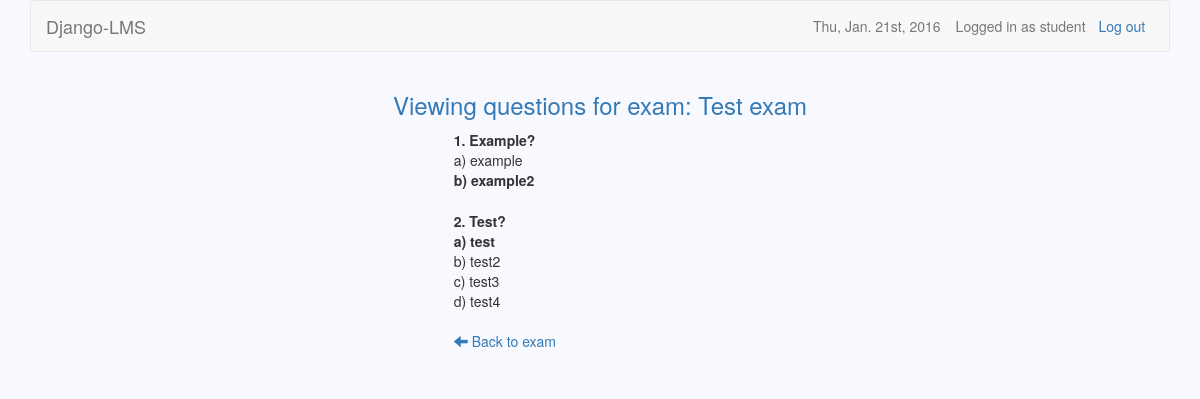
The page /courses/1/exams/1/questions/s (signed in) on the database its author committed.
### users/models.py (models this page shows)
class User(AbstractUser):
    is_teacher = models.BooleanField(default=False)
    created = models.DateTimeField(auto_now_add=True)

### exams/models.py (models this page shows, shortened)
class Exam(models.Model):
    owner = models.CharField(max_length=30)
    name = models.CharField(max_length=30)
    description = models.TextField(blank=True)
    created = models.DateTimeField(auto_now_add=True)
    updated = models.DateTimeField(auto_now=True)
    password = models.CharField(max_length=10, blank=True)
    time_limit = models.TimeField()
    active_from = models.DateTimeField()
    active_to = models.DateTimeField()
    course = models.ForeignKey(Course)
    category = models.CharField(max_length=30)
    question_count = models.IntegerField()
    questions = models.ManyToManyField(Question, blank=True,
        through='ExamQuestion')

class ExamQuestion(models.Model):
    question = models.ForeignKey(Question)
    exam = models.ForeignKey(Exam)

### questions/models.py (models this page shows, shortened)
class Question(models.Model):
    owner = models.CharField(max_length=30)
    name = models.CharField(max_length=30)
    category = models.CharField(max_length=30)
    question_text = models.TextField()
    course = models.ForeignKey(Course)

class Choice(models.Model):
    choice_text = models.CharField(max_length=30)
    correct = models.BooleanField(default=False)
    question = models.ForeignKey(Question)

### exams/views.py (the view)
# urls.py: url(r'^(?P<exam_id>\d+)/questions/s$', views.view_questions,
@user_passes_test(student_check)
def view_questions(request, course_id, exam_id):
    if (Participation.objects.filter(user=request.user, course=course_id)
        .exists() and Score.objects.filter(student=request.user, exam=exam_id)
        .exists()):
        course = Course.objects.get(id=course_id)
        exam = Exam.objects.get(id=exam_id)
        exam_questions = ExamQuestion.objects.filter(exam=exam)
        return render(request, 'view_questions.html', {'course': course,
            'exam': exam, 'exam_questions': exam_questions})
    else:
        return redirect('/courses/s')

### courses/views.py (called while the page is built)
def student_check(user):
    return not user.is_teacher

### exams/templatetags/to_char.py (called while the page is built)
@register.filter()
def to_char(value):
    return chr(96+value)

### exams/templates/view_questions.html
{% extends 'base.html' %}
{% load to_char %}
{% block header_text %}Viewing questions for exam: {{ exam.name }}{% endblock %}
{% block dashboard %}
		<table>
		{% for exam_quest in exam_questions %}
			<thead>
				<tr>
					<th>{{ forloop.counter }}. {{ exam_quest.question.question_text }}</th>
				</tr>
			</thead>
			{% for choice in exam_quest.question.choice_set.all %}
				<tr class="choices">
					{% if choice.correct %}
						<td><b>{{ forloop.counter|to_char }}) {{ choice.choice_text }}</b></td>
					{% else %}
						<td>{{ forloop.counter|to_char }}) {{ choice.choice_text }}</td>
					{% endif %}
				</tr>
			{% endfor %}
		{% endfor %}
		</table>
	{% if teacher %}
		<a href="{% url 'edit_exam' course.id exam.id %}">
			<span class="glyphicon glyphicon-arrow-left"></span>
			Back to exam
		</a>
	{% else %}
		<a href="{% url 'view_exam' course.id exam.id %}">
			<span class="glyphicon glyphicon-arrow-left"></span>
			Back to exam
		</a>
	{% endif %}
{% endblock %}

### django-lms/templates/base.html (shortened to what this page needs)
{% load staticfiles %}
<!DOCTYPE html>
<html>
    <head>
        <link href="/static/bootstrap/css/bootstrap.min.css" rel="stylesheet">
        <link href="/static/jquery.datetimepicker.css" rel="stylesheet">
        <link href="/static/base.css" rel="stylesheet">
	</head>
    <body>
        <div class="container">
            <nav class="navbar navbar-default" role="navigation">
                {% if user.is_active %}
                    {% if user.is_teacher %}
                        <a class="navbar-brand" href="{% url 'teacher_page' %}">Django-LMS</a>
                    {% else %}
                        <a class="navbar-brand" href="{% url 'student_page' %}">Django-LMS</a>
                    {% endif %}
                    <a class="btn navbar-btn navbar-right" id="logout" href="{% url 'logout' %}">Log out</a>
                    <span class="navbar-text navbar-right">Logged in as {{ user.username }}</span>
                    <span class="navbar-text navbar-right">{% now "D, M. jS, Y" %}</span>
                {% else %}
                    <a class="navbar-brand" href="/">Django-LMS</a>
                    <a class="btn navbar-btn navbar-right" id="login" href="{% url 'login' %}">Log in</a>
                    <a class="btn navbar-btn navbar-right" id="signup" href="{% url 'signup' %}">Sign up</a>
                {% endif %}
            </nav>
            <div class="row">
                <h3 class="text-primary text-center">{% block header_text %}{% endblock %}</h3>
                <div class="list-group center">
                    {% block dashboard %}{% endblock %}
                </div>
            </div>
        </div>
    </body>
</html>

### django-lms/static/base.css (style rules this page uses)
body { background-color: #F8F8FF; }
#login, #logout { margin-right: 1%; padding-right: 1%; }
table { table-layout:fixed; width: 70%; }
td { word-wrap:break-word; }
.choices:last-child > td { padding-bottom: 10%; }
.center { width: 25%; margin-top: 1%; margin-left: auto; margin-right: auto; }

### rows shown on the page
User: username "student"
Exam: name "Test exam"
ExamQuestion: question.question_text "Example?"
Choice: choice_text "example"
Choice: choice_text "example2"
ExamQuestion: question.question_text "Test?"
Choice: choice_text "test"
Choice: choice_text "test2"
Choice: choice_text "test3"
Choice: choice_text "test4"
